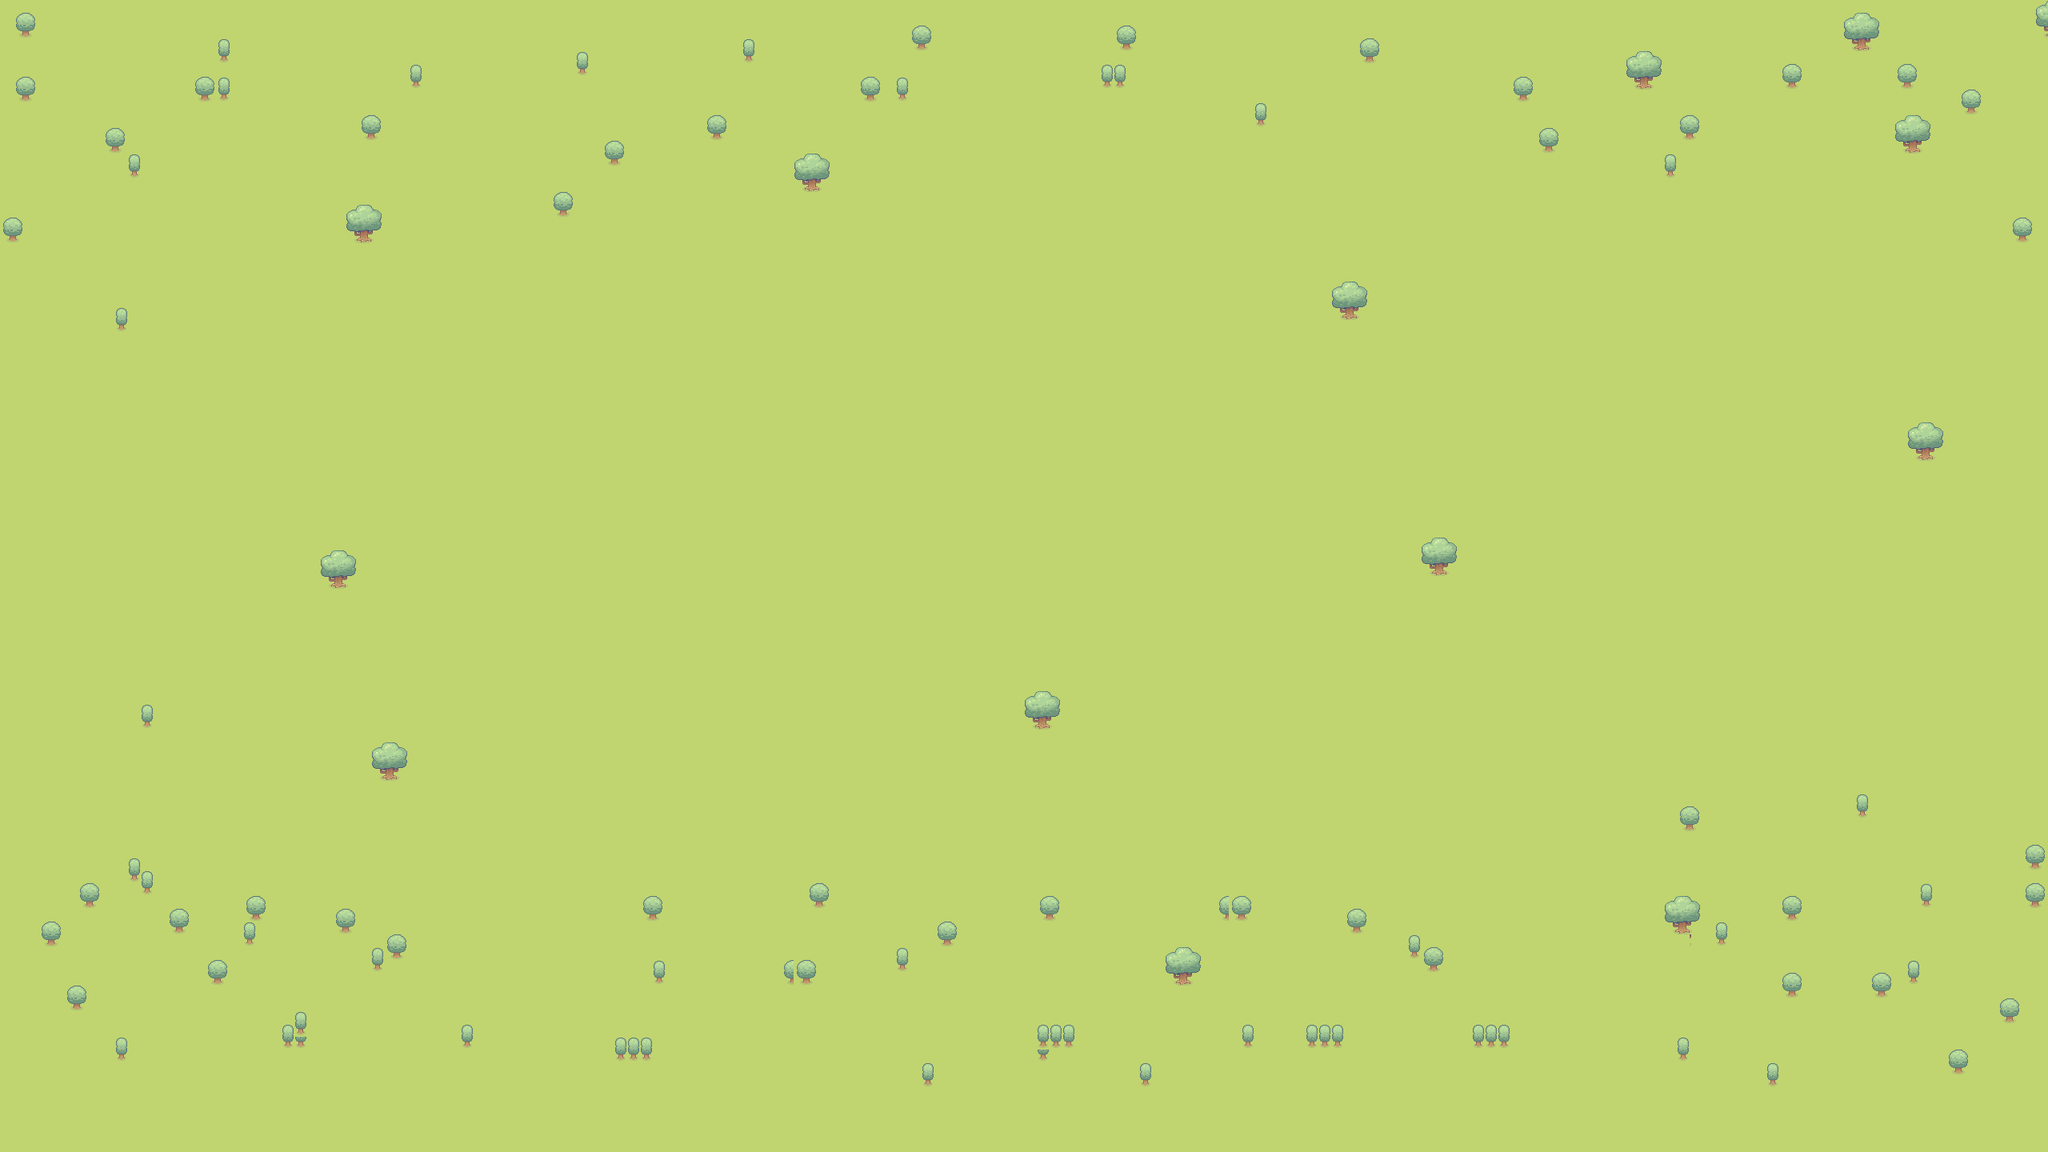

The image is a tile-based game level rendered from a .tmx file. Its description and source (layers, tilesets, objects; grid data summarised) follow:
An orthogonal 160x90 tile map with 16x16 px tiles, 2 tile layers (图块层 1, 图块层 2), 3 tilesets.

<map version="1.9" tiledversion="1.9.2" orientation="orthogonal" renderorder="right-down" width="160" height="90" tilewidth="16" tileheight="16" infinite="0" nextlayerid="3" nextobjectid="1">
 <tileset firstgid="1" source="Ground tiles/new tiles/Grass tiles v.2.tsx" />
 <tileset firstgid="78" source="../objects/Trees, stumps and bushes.tsx" />
 <tileset firstgid="162" source="Ground tiles/new tiles/Grass tile layers.tsx" />
 <layer id="1" name="图块层 1" width="160" height="90">
  <data>[14400 cells, 14400 non-empty, 2 distinct tile ids]</data>
 </layer>
 <layer id="2" name="图块层 2" width="160" height="90">
  <data>[14400 cells, 393 non-empty, 15 distinct tile ids]</data>
 </layer>
</map>
